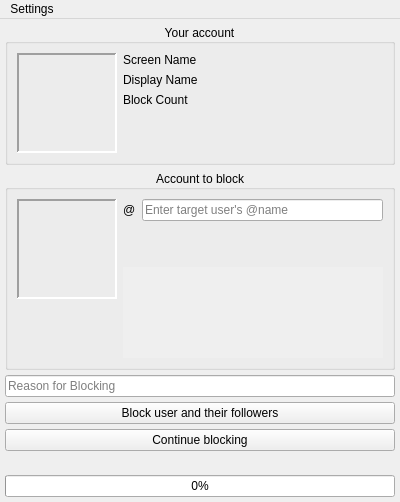
<?xml version="1.0" encoding="UTF-8"?>
<ui version="4.0">
 <class>MainWindow</class>
 <widget class="QMainWindow" name="MainWindow">
  <property name="geometry">
   <rect>
    <x>0</x>
    <y>0</y>
    <width>400</width>
    <height>502</height>
   </rect>
  </property>
  <property name="sizePolicy">
   <sizepolicy hsizetype="Preferred" vsizetype="Maximum">
    <horstretch>0</horstretch>
    <verstretch>0</verstretch>
   </sizepolicy>
  </property>
  <property name="minimumSize">
   <size>
    <width>400</width>
    <height>400</height>
   </size>
  </property>
  <property name="maximumSize">
   <size>
    <width>400</width>
    <height>600</height>
   </size>
  </property>
  <property name="windowTitle">
   <string>Twitter Mass Blocker</string>
  </property>
  <widget class="QWidget" name="centralwidget">
   <layout class="QVBoxLayout" name="verticalLayout_2">
    <property name="spacing">
     <number>5</number>
    </property>
    <property name="leftMargin">
     <number>5</number>
    </property>
    <property name="topMargin">
     <number>5</number>
    </property>
    <property name="rightMargin">
     <number>5</number>
    </property>
    <property name="bottomMargin">
     <number>5</number>
    </property>
    <item>
     <widget class="QGroupBox" name="groupBox_2">
      <property name="sizePolicy">
       <sizepolicy hsizetype="Preferred" vsizetype="Maximum">
        <horstretch>0</horstretch>
        <verstretch>0</verstretch>
       </sizepolicy>
      </property>
      <property name="minimumSize">
       <size>
        <width>0</width>
        <height>0</height>
       </size>
      </property>
      <property name="maximumSize">
       <size>
        <width>16777215</width>
        <height>16777215</height>
       </size>
      </property>
      <property name="title">
       <string>Your account</string>
      </property>
      <property name="alignment">
       <set>Qt::AlignCenter</set>
      </property>
      <layout class="QVBoxLayout" name="verticalLayout_5">
       <item>
        <layout class="QHBoxLayout" name="horizontalLayout">
         <item alignment="Qt::AlignTop">
          <widget class="QLabel" name="user_profile_pic_label">
           <property name="minimumSize">
            <size>
             <width>100</width>
             <height>100</height>
            </size>
           </property>
           <property name="maximumSize">
            <size>
             <width>100</width>
             <height>100</height>
            </size>
           </property>
           <property name="frameShape">
            <enum>QFrame::Panel</enum>
           </property>
           <property name="frameShadow">
            <enum>QFrame::Sunken</enum>
           </property>
           <property name="lineWidth">
            <number>2</number>
           </property>
           <property name="text">
            <string/>
           </property>
           <property name="margin">
            <number>5</number>
           </property>
          </widget>
         </item>
         <item>
          <layout class="QVBoxLayout" name="verticalLayout">
           <property name="spacing">
            <number>6</number>
           </property>
           <item>
            <widget class="QLabel" name="user_screen_name_label">
             <property name="text">
              <string>Screen Name</string>
             </property>
            </widget>
           </item>
           <item>
            <widget class="QLabel" name="user_display_name_label">
             <property name="text">
              <string>Display Name</string>
             </property>
            </widget>
           </item>
           <item>
            <widget class="QLabel" name="user_block_count_label">
             <property name="text">
              <string>Block Count</string>
             </property>
             <property name="textFormat">
              <enum>Qt::PlainText</enum>
             </property>
            </widget>
           </item>
           <item>
            <spacer name="vertical_spacer">
             <property name="orientation">
              <enum>Qt::Vertical</enum>
             </property>
             <property name="sizeHint" stdset="0">
              <size>
               <width>20</width>
               <height>40</height>
              </size>
             </property>
            </spacer>
           </item>
          </layout>
         </item>
        </layout>
       </item>
      </layout>
     </widget>
    </item>
    <item>
     <widget class="QGroupBox" name="groupBox">
      <property name="sizePolicy">
       <sizepolicy hsizetype="Preferred" vsizetype="Preferred">
        <horstretch>0</horstretch>
        <verstretch>0</verstretch>
       </sizepolicy>
      </property>
      <property name="minimumSize">
       <size>
        <width>0</width>
        <height>200</height>
       </size>
      </property>
      <property name="title">
       <string>Account to block</string>
      </property>
      <property name="alignment">
       <set>Qt::AlignCenter</set>
      </property>
      <layout class="QVBoxLayout" name="verticalLayout_4">
       <item>
        <layout class="QHBoxLayout" name="horizontalLayout_2">
         <item alignment="Qt::AlignTop">
          <widget class="QLabel" name="target_user_profile_pic_label">
           <property name="minimumSize">
            <size>
             <width>100</width>
             <height>100</height>
            </size>
           </property>
           <property name="maximumSize">
            <size>
             <width>100</width>
             <height>100</height>
            </size>
           </property>
           <property name="layoutDirection">
            <enum>Qt::LeftToRight</enum>
           </property>
           <property name="frameShape">
            <enum>QFrame::Panel</enum>
           </property>
           <property name="frameShadow">
            <enum>QFrame::Sunken</enum>
           </property>
           <property name="lineWidth">
            <number>2</number>
           </property>
           <property name="text">
            <string/>
           </property>
           <property name="textFormat">
            <enum>Qt::AutoText</enum>
           </property>
           <property name="alignment">
            <set>Qt::AlignLeading|Qt::AlignLeft|Qt::AlignVCenter</set>
           </property>
           <property name="margin">
            <number>5</number>
           </property>
          </widget>
         </item>
         <item>
          <layout class="QVBoxLayout" name="verticalLayout_3">
           <item>
            <layout class="QHBoxLayout" name="horizontalLayout_3">
             <item>
              <widget class="QLabel" name="label">
               <property name="text">
                <string>@</string>
               </property>
              </widget>
             </item>
             <item>
              <widget class="QLineEdit" name="target_user_screen_name_input">
               <property name="inputMask">
                <string notr="true"/>
               </property>
               <property name="text">
                <string/>
               </property>
               <property name="placeholderText">
                <string>Enter target user's @name</string>
               </property>
              </widget>
             </item>
            </layout>
           </item>
           <item>
            <widget class="QLabel" name="target_user_display_name_label">
             <property name="text">
              <string/>
             </property>
            </widget>
           </item>
           <item>
            <widget class="QLabel" name="target_user_stats_label">
             <property name="text">
              <string/>
             </property>
            </widget>
           </item>
           <item>
            <widget class="QScrollArea" name="scrollArea">
             <property name="minimumSize">
              <size>
               <width>0</width>
               <height>80</height>
              </size>
             </property>
             <property name="frameShape">
              <enum>QFrame::NoFrame</enum>
             </property>
             <property name="frameShadow">
              <enum>QFrame::Plain</enum>
             </property>
             <property name="lineWidth">
              <number>0</number>
             </property>
             <property name="widgetResizable">
              <bool>true</bool>
             </property>
             <widget class="QWidget" name="scrollAreaWidgetContents">
              <property name="geometry">
               <rect>
                <x>0</x>
                <y>0</y>
                <width>256</width>
                <height>85</height>
               </rect>
              </property>
              <layout class="QHBoxLayout" name="horizontalLayout_5">
               <property name="leftMargin">
                <number>0</number>
               </property>
               <property name="topMargin">
                <number>0</number>
               </property>
               <item>
                <widget class="QLabel" name="target_user_description_label">
                 <property name="sizePolicy">
                  <sizepolicy hsizetype="Preferred" vsizetype="Preferred">
                   <horstretch>0</horstretch>
                   <verstretch>0</verstretch>
                  </sizepolicy>
                 </property>
                 <property name="minimumSize">
                  <size>
                   <width>0</width>
                   <height>0</height>
                  </size>
                 </property>
                 <property name="maximumSize">
                  <size>
                   <width>16777215</width>
                   <height>16777215</height>
                  </size>
                 </property>
                 <property name="font">
                  <font>
                   <strikeout>false</strikeout>
                  </font>
                 </property>
                 <property name="text">
                  <string/>
                 </property>
                 <property name="textFormat">
                  <enum>Qt::AutoText</enum>
                 </property>
                 <property name="alignment">
                  <set>Qt::AlignLeading|Qt::AlignLeft|Qt::AlignTop</set>
                 </property>
                 <property name="wordWrap">
                  <bool>true</bool>
                 </property>
                 <property name="openExternalLinks">
                  <bool>true</bool>
                 </property>
                </widget>
               </item>
              </layout>
             </widget>
            </widget>
           </item>
          </layout>
         </item>
        </layout>
       </item>
      </layout>
     </widget>
    </item>
    <item>
     <widget class="QLineEdit" name="block_reason_input">
      <property name="placeholderText">
       <string>Reason for Blocking</string>
      </property>
     </widget>
    </item>
    <item>
     <widget class="QPushButton" name="block_user_button">
      <property name="text">
       <string>Block user and their followers</string>
      </property>
     </widget>
    </item>
    <item>
     <widget class="QPushButton" name="continue_blocking_button">
      <property name="text">
       <string>Continue blocking</string>
      </property>
     </widget>
    </item>
    <item>
     <widget class="QLabel" name="status_label">
      <property name="text">
       <string/>
      </property>
     </widget>
    </item>
    <item>
     <widget class="QProgressBar" name="progress_bar">
      <property name="maximum">
       <number>100</number>
      </property>
      <property name="value">
       <number>0</number>
      </property>
      <property name="textVisible">
       <bool>true</bool>
      </property>
      <property name="invertedAppearance">
       <bool>false</bool>
      </property>
      <property name="textDirection">
       <enum>QProgressBar::TopToBottom</enum>
      </property>
     </widget>
    </item>
   </layout>
  </widget>
  <widget class="QMenuBar" name="menubar">
   <property name="geometry">
    <rect>
     <x>0</x>
     <y>0</y>
     <width>400</width>
     <height>19</height>
    </rect>
   </property>
   <widget class="QMenu" name="menusettings">
    <property name="title">
     <string>Settings</string>
    </property>
    <addaction name="action_account"/>
   </widget>
   <addaction name="menusettings"/>
  </widget>
  <action name="actionAccount">
   <property name="text">
    <string>Account</string>
   </property>
  </action>
  <action name="action_account">
   <property name="text">
    <string>Account</string>
   </property>
  </action>
 </widget>
 <resources/>
 <connections/>
</ui>
